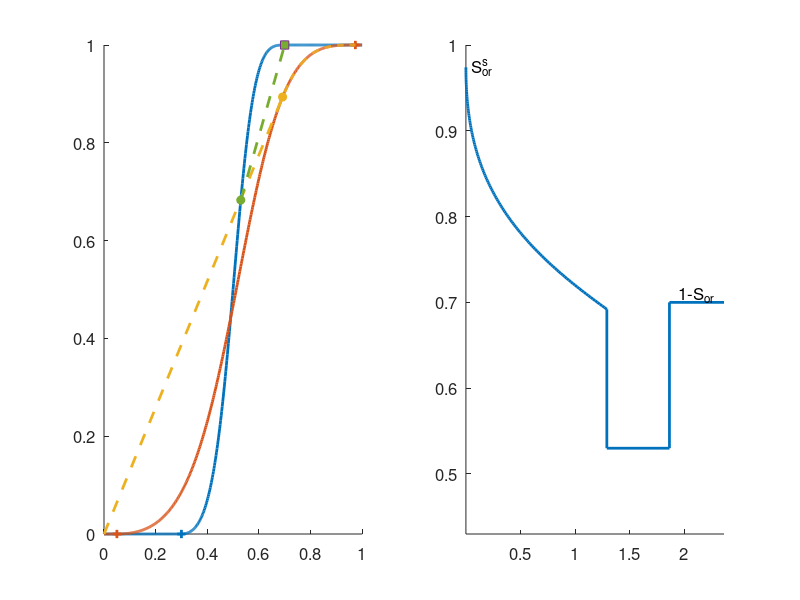

This figure's MATLAB source:
%% Illustrate Riemann solution for ternary displacement
% This script shows the graphical construction of the Riemann solution for
% a setup in which a surfactant solution is continuously injected into a
% reservoir that has been preflushed by water. 
%
% NB! This is not a general Riemann solver and will thus not work for some
% parameter choices. In these cases, you should first start by finding the
% point sw where the backward secant of the fw curve from s=sw to s=sor
% touches the fs curve. If we call intersection point ss, you then find the
% upper envelope of fs between s=ss and s=sors. 
col = lines(6);

%% Compute and plot the fractional flow curve for the right and left states
[swr, sor, ads] = deal(0.3,0.7,0);
[nw,no,M] = deal(2,3,2);
[swrs,sors,Ms] = deal(.05,.975,1);
s  = linspace(0,1,501);
iors = find(s<=sors,1,'last');
iwrs = find(s<=swrs,1,'last');
ior  = find(s<=sor,1,'last');
iwr  = find(s<=swr,1,'last');

sm = (min(max(s,swr),sor)-swr)/(sor-swr);
fw = sm.^nw./(sm.^nw + M*(1-sm).^no);
sm = (min(max(s,swrs),sors)-swrs)/(sors - swrs);
fs = sm.^nw./(sm.^nw + Ms*M*1*(1-sm).^no);

subplot(1,2,1),cla, hold on
set(gca,'FontSize',12)
plot(s,fw,'-','LineWidth',2,'Color',col(1,:));
plot(s,fs,'-','LineWidth',2,'Color',col(2,:));
plot(s([iwr ior]), fw([iwr ior]),'+','LineWidth',2,'Color',col(1,:));
plot(s([iwrs iors]), fs([iwrs iors]),'+','LineWidth',2,'Color',col(2,:));

%% Find envelope for surfactant curve
i3 = find(fs(2:iors)./(s(2:iors)+ads)-diff(fs(2:iors+1))./diff(s(2:iors+1))>0,1);
plot([-ads s(i3:iors)],fs([1 i3:iors]),'--','LineWidth',2,'Color',col(3,:));
plot(s(i3),fs(i3),'o','Color',col(3,:),'MarkerFaceColor',col(3,:));

%% Find intersection of this envelope and the pure water curve
i2 = find(min(fs(i3)/(s(i3)+ads).*(s(2:end)+ads),1)<fw(2:end),1);
plot(s(i2),fw(i2),'o','Color',col(5,:),'MarkerFaceColor',col(5,:));

%% Find envelope for pure water curve
flag = fw(i2:ior)./(s(i2:ior)-sor)>diff(fw(i2:ior+1))./diff(s(i2:ior+1));
i1 = min(find(flag)+i2,ior);
if isempty(i1), i1=ior; end
plot(s(i1(1)),fw(i1(1)),'s','Color',col(4,:),'MarkerFaceColor',col(5,:));
plot(s([i2 i1:ior]),fw([i2 i1:ior]),'--','LineWidth',2,'Color',col(5,:))

%% Plot self-similar solution
subplot(1,2,2)
hold all
xi = fliplr(diff(fs(i3:iors+1))./diff(s(i3:iors+1)));
ss = fliplr(s(i3:iors));
df = fliplr(diff(fw([i2 i1:ior]))./diff(s([i2 i1:ior])));
ds = s([i2 i1:ior]);
xi = [xi([1:end end]), df([1 1:end])];
ss = [ss, ds([1 1:end])];
xi = [xi([1:end end]), max(xi)+.5];
ss = [ss([1:end end]), sor];
plot(xi(ss<=sors),ss(ss<=sors),'-','LineWidth',2);
axis tight, set(gca,'Ylim',[0 1],'FontSize',12);
text(.05,sors,'S_{or}^s','HorizontalAlignment','left',...
    'VerticalAlignment','middle','FontSize',12);
text(.5*(xi(end-1)+xi(end)),sor,'1-S_{or}','HorizontalAlignment','center',...
    'VerticalAlignment','bottom','FontSize',12);
set(gca,'YLim',[min(ss)-.1 1]);
